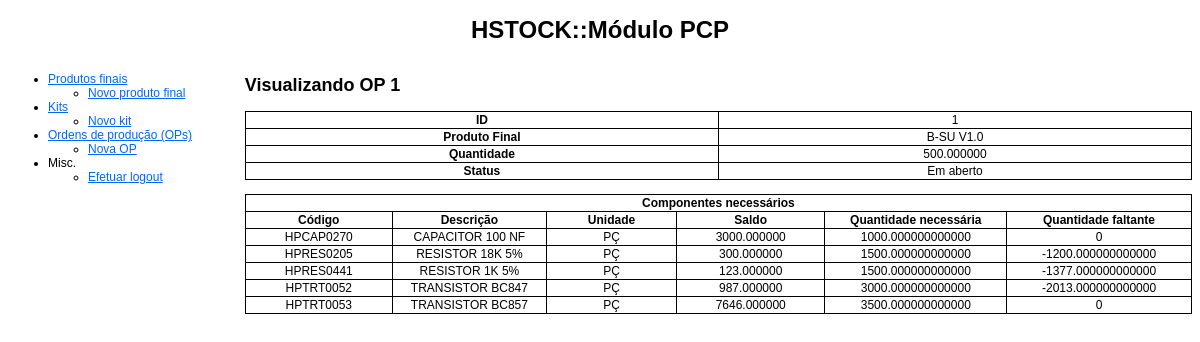
/pcp/ops.php?action=view&id=1 (signed in), run on the app's committed database.
### tables this page shows
CREATE TABLE IF NOT EXISTS `ops` (
  `id` int(11) NOT NULL AUTO_INCREMENT,
  `status` enum('Em aberto','Aguardando por componentes','Em produção','Concluída') NOT NULL DEFAULT 'Em aberto',
  `produto_final_id` int(11) NOT NULL,
  `quantidade` decimal(10,6) NOT NULL DEFAULT '0.000000',
  `data` datetime NOT NULL,
  PRIMARY KEY (`id`),
  KEY `produto_final_id` (`produto_final_id`)
);

CREATE TABLE IF NOT EXISTS `produtos_finais` (
  `id` int(11) NOT NULL AUTO_INCREMENT,
  `nome` varchar(255) NOT NULL,
  `descricao` text NOT NULL,
  PRIMARY KEY (`id`)
);

CREATE TABLE IF NOT EXISTS `componentes` (
  `codigo` varchar(10) NOT NULL,
  `descricao` text NOT NULL,
  `unidade` enum('PÇ','KG','LT','MT') NOT NULL DEFAULT 'PÇ',
  `saldo` decimal(10,6) NOT NULL DEFAULT '0.000000',
  PRIMARY KEY (`codigo`)
);

### pcp/ops.php (the view, shortened to what this page needs)
<!DOCTYPE html PUBLIC "-//W3C//DTD XHTML 1.0 Transitional//EN" "http://www.w3.org/TR/xhtml1/DTD/xhtml1-transitional.dtd">
<html xmlns="http://www.w3.org/1999/xhtml">
    <head>
        <link href="estilos_hton.css" rel="stylesheet" type="text/css" />
    </head>
    <body>
   	<div id="header">
    	<h1>HSTOCK::Módulo PCP</h1>
    </div>
    <div id="menu">
        <?php require_once('menu.php'); ?>
	</div>
    <div id="content">
    	<?php
        @$action = $_GET['action'];
		switch($action)
		{
				?>
				<?php
			case 'view':
				$id = $_GET['id'];
				$c = new conexao;
				$c->set_charset('utf8');
				$q = "SELECT ops.id AS OpID, ops.status AS OpStatus, ops.quantidade AS OpQuantidade, ops.`data` AS OpData, produtos_finais.nome AS ProdutoFinalNome, produtos_finais.descricao AS ProdutoFinalDescricao FROM hton.produtos_finais INNER JOIN hton.ops ON ops.produto_final_id = produtos_finais.id WHERE ops.id = '$id';";
				$r = $c->query($q);
				$op = $r->fetch_object();
				?>
                <h2>Visualizando OP <?php echo $id; ?></h2>
				<table class="content_table">
                	<tr>
                    	<th>ID</th>
                        <td><?php echo $op->OpID; ?></td>
                    </tr>
                    <tr>
                    	<th>Produto Final</th>
                        <td><?php echo $op->ProdutoFinalNome; ?></td>
                    </tr>
                    <tr>
                    	<th>Quantidade</th>
                        <td><?php echo $op->OpQuantidade; ?></td>
                    </tr>
                    <tr>
                    	<th>Status</th>
                        <td><?php echo $op->OpStatus; ?></td>
                    </tr>
                </table><br />
				<table class="content_table">
                	<tr>
                    	<th colspan="6" class="bottom_row">Componentes necessários</th>
                    </tr>
                    <tr>
                    	<th>Código</th>
                        <th>Descrição</th>
                        <th>Unidade</th>
                        <th>Saldo</th>
                        <th>Quantidade necessária</th>
                        <th>Quantidade faltante</th>
                    </tr>
					<?php
					$q = "SELECT componentes.codigo AS ComponenteCodigo, componentes.descricao AS ComponenteDescricao, componentes.unidade AS ComponenteUnidade, componentes.saldo AS ComponenteSaldo, ops.quantidade * kits.quantidade AS ComponentesNecessarios, componentes.saldo - ops.quantidade * kits.quantidade AS ComponentesFaltantes FROM hton.kits INNER JOIN hton.componentes ON kits.componente_codigo = componentes.codigo INNER JOIN hton.produtos_finais ON kits.produto_final_id = produtos_finais.id INNER JOIN hton.ops ON ops.produto_final_id = produtos_finais.id WHERE ops.id = '$id';";
					$r = $c->query($q);
					while($componente = $r->fetch_object()): ?>
                    	<tr>
                        	<td><?php echo $componente->ComponenteCodigo; ?></td>
                            <td><?php echo $componente->ComponenteDescricao; ?></td>
                            <td><?php echo $componente->ComponenteUnidade; ?></td>
                            <td><?php echo $componente->ComponenteSaldo; ?></td>
                            <td><?php echo $componente->ComponentesNecessarios; ?></td>
                            <td><?php echo ($componente->ComponentesFaltantes >= 0) ? (0) : ($componente->ComponentesFaltantes); ?></td>
                        </tr>
                    <?php endwhile; ?>
                </table>
               	<?php
			break;
				?>
				<?php
		}
		?>
    </div>
    </body>
</html>

### pcp/estilos_hton.css (style rules this page uses)
#header { text-align: center; }
#menu { float: left; width: 19%; }
#content { float: right; width: 80%; }
#tabela_login, td, th { border-top-width: 1px; border-right-width: 1px; border-bottom-width: 1px; border-left-width: 1px; border-top-style: solid; border-right-style: solid; border-bottom-style: solid; border-left-style: solid; border-collapse:collapse; margin: auto; width: 500px; }
.bottom_row { text-align: center; }
.content_table { width: 100%; }
.content_table, th, td { border: solid 1px; border-collapse:collapse; text-align:center; }
body { font-family: Arial, Helvetica, sans-serif; font-size: 12px; }

### data on the page
ops: id "1", produto_final.nome "B-SU V1.0", quantidade "500.000000", status "Em aberto"
componentes: codigo "HPCAP0270", descricao "CAPACITOR 100 NF", unidade "PÇ", saldo "3000.000000", ComponentesNecessarios "1000.000000000000"
componentes: codigo "HPRES0205", descricao "RESISTOR 18K 5%", unidade "PÇ", saldo "300.000000", ComponentesNecessarios "1500.000000000000", ComponentesFaltantes "-1200.000000000000"
componentes: codigo "HPRES0441", descricao "RESISTOR 1K 5%", unidade "PÇ", saldo "123.000000", ComponentesNecessarios "1500.000000000000", ComponentesFaltantes "-1377.000000000000"
componentes: codigo "HPTRT0052", descricao "TRANSISTOR BC847", unidade "PÇ", saldo "987.000000", ComponentesNecessarios "3000.000000000000", ComponentesFaltantes "-2013.000000000000"
componentes: codigo "HPTRT0053", descricao "TRANSISTOR BC857", unidade "PÇ", saldo "7646.000000", ComponentesNecessarios "3500.000000000000"

### other printed values
$id "1"
